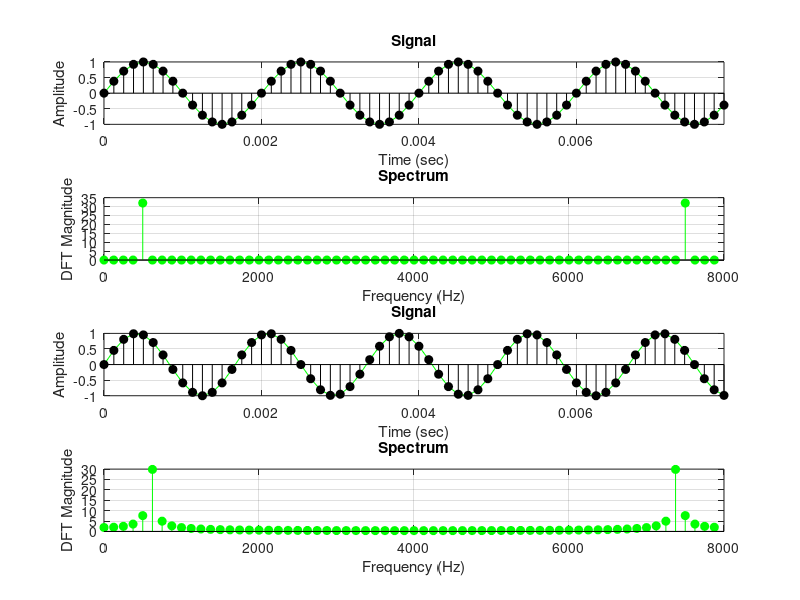

MATLAB code to generate this figure:
clear all; close all; clc;
 
F1 = 500;
F2 = 600;
Fs = 8000;
Ts = 1/Fs;
N = 64;
n =[0:N-1];   
k = n;
Df = Fs/N;
Fk = k.*Df;
 
x1 = sin(2*pi*F1*n*Ts);
X1 = abs(fft(x1,N));
x2 = sin(2*pi*F2*n*Ts);
X2 = abs(fft(x2,N));
 
subplot(4,1,1)
plot(n*Ts,x1,'g')
hold
stem(n*Ts,x1,'filled','k')
xlabel('Time (sec)')
ylabel('Amplitude')
title('Signal')
grid
axis tight
subplot(4,1,2)
stem(Fk,X1,'g','filled')
xlabel('Frequency (Hz)')
ylabel('DFT Magnitude')
title('Spectrum')
xlim([0 Fs])
grid
 
subplot(4,1,3)
plot(n*Ts,x2,'g')
hold
stem(n*Ts,x2,'filled','k')
xlabel('Time (sec)')
ylabel('Amplitude')
title('Signal')
grid
axis tight
 
subplot(4,1,4)
stem(Fk,X2,'g','filled')
xlabel('Frequency (Hz)')
ylabel('DFT Magnitude')
title('Spectrum')
xlim([0 Fs])
grid
